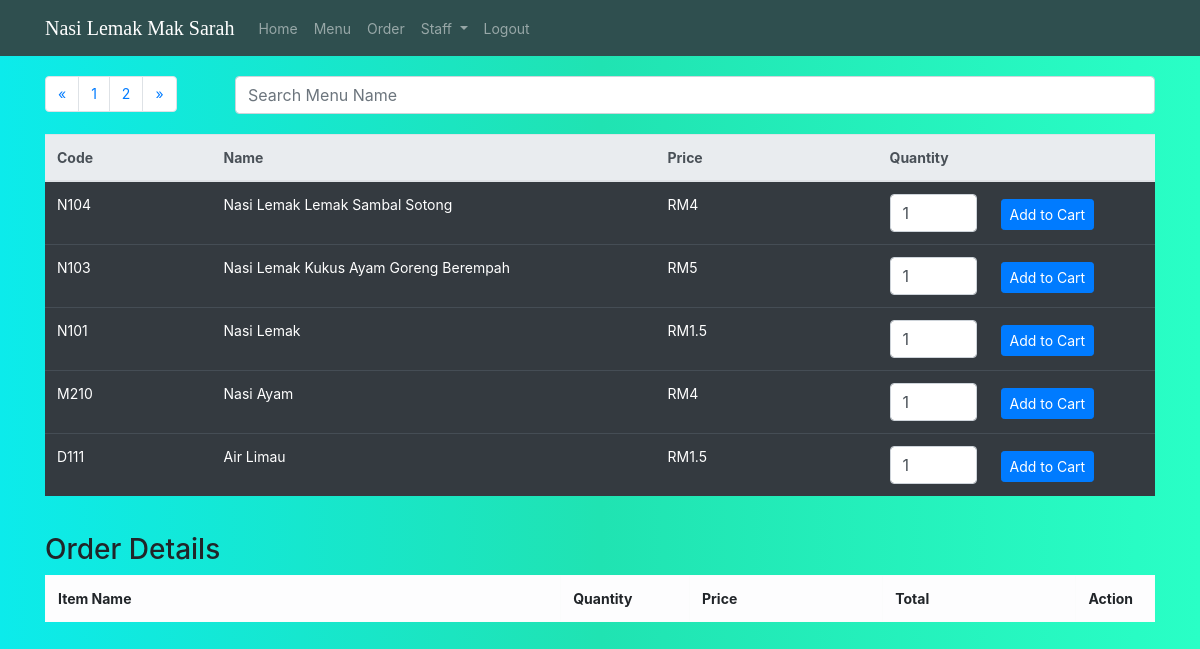
Page /nlms/order.php on the committed database.
### tables this page shows
CREATE TABLE `menu` (
  `MenuID` varchar(5) NOT NULL,
  `MenuName` varchar(50) NOT NULL,
  `MenuPrice` double NOT NULL
);

### nlms/order.php (the view, shortened to what this page needs)
<?php
include 'connection.php';
		$limit = 5;
		$page = isset($_GET['page']) ? $_GET['page'] : 1;
		$result1 = $conn->query("SELECT count(MenuID) AS MenuID FROM menu ");
		$custCount = $result1->fetch_all(MYSQLI_ASSOC);
		$totalPages = $custCount[0]['MenuID'];
		$pages = ceil($totalPages / $limit );
		$Previous = $page - 1;
		$Next = $page + 1;
?>
<!DOCTYPE html>
 <html>
      <head>
		   <link rel="stylesheet" href="bootstrap.min.css">
		   <link rel="stylesheet" href="css/global.css">
      </head>
      <body>
		 <header>
		<?php
			if( $_SESSION['position']='manager'){
				include 'navigationManager.php';
			}
			else{
				include 'navigation.php';
			}
		?>
      </header>
           <div class="container" ">
                <div class="row">
					<div class="col-sm-3 col-md-4 col-lg-1">
						<div class="search-filter">
							<ul class="pagination">
								<li class="page-item">
									<a class="page-link" href="order.php?page=<?=$Previous; ?>" aria-label="Previous">
									<span aria-hidden="true">&laquo;</span>
									</a>
								</li>
								<?php for($i = 1; $i<= $pages; $i++): ?>
									<li class="page-item"><a class="page-link" href="order.php?page=<?=$i; ?>"><?= $i; ?></a></li>
								<?php endfor; ?>
								<li class="page-item">
								<a class="page-link" href="order.php?page=<?=$Next; ?>" aria-label="Next">
									<span aria-hidden="true">&raquo;</span>
								</a>
								</li>
							</ul>
						</div>
					</div>
				<div class="col-sm-1 col-md-1 col-lg-0"></div>
				<div class="col-sm-8 col-md-7 col-lg-10">
					<div class="search-filter">
                        <input class="form-control" id="myInput" type="text" onkeyup="myFunction()" placeholder="Search Menu Name">
                    </div>
				</div>
				</div>
				<table class="table table-hover table-dark" id="myTable" style="margin-top:10px">
					<thead class="thead-light">
                              <tr>
                                <th scope="col" width="15%">Code</th>
                                <th scope="col"width="40%">Name</th>
                                <th scope="col"width="20%">Price</th>
								<th scope="col" width="10%">Quantity</th>
                                <th scope="col" width="15%"></th>
                              </tr>
                            </thead>
                  <?php
                   $limit = 5;
					$page = isset($_GET['page']) ? $_GET['page'] : 1;
					$start = ($page - 1) * $limit;
					$sql = "SELECT * FROM menu ORDER BY MenuID DESC LIMIT $start, $limit";
                    $result = mysqli_query($conn,$sql);
                    if(mysqli_num_rows($result) >0)
                    {
                      while($row = mysqli_fetch_array($result))
                      {
                  ?>
                     <form method="post" action="order.php?action=add&id=<?php echo $row["MenuID"];?>">
                        <tr>
                            <td><?php echo $row['MenuID'];?></td>
                            <td><?php echo $row['MenuName']; ?></td>
                            <td>RM<?php echo $row['MenuPrice'];?></td>
                            <td><input type="text" name="quantity" class="form-control" value="1" /></td>
							<td><input type="submit" name="add_to_cart" style="margin-top:5px;" class="btn btn-sm btn-primary" value="Add to Cart" /> </td>
						</tr>
                     </form>
                  <?php } } ?>
				</table>
                <br />
                <h3>Order Details </h3>
                <div class="table-responsive">
                     <table class="table table-light table-bordered">
                          <tr>
                               <th width="40%">Item Name</th>
                               <th width="10%">Quantity</th>
                               <th width="15%">Price</th>
                               <th width="15%">Total</th>
                               <th width="5%">Action</th>
                          </tr>
                     </table>
                </div>
           </div>
           <br />
      </body>
 </html>

### nlms/css/global.css (style rules this page uses)
body { margin:0; font-size: 14px; background:#0cebeb; background: -webkit-linear-gradient(right,#29ffc6, #20e3b2, #0cebeb); background: -o-linear-gradient(right,#29ffc6, #20e3b2, #0cebeb); background: -moz-linear-gradient(right,#29ffc6, #20e3b2, #0cebeb); background: linear-gradient(right, #29ffc6, #20e3b2, #0cebeb); }
.search-filter { margin-top: 20px; margin-bottom: 10px; }
.search-filter .form-control { position: relative; box-sizing: border-box; height: auto; font-size: 16px; }
.pagination { margin: 0px !important; }

### rows in the picture
menu: MenuID "N104", MenuName "Nasi Lemak Lemak Sambal Sotong", MenuPrice "4"
menu: MenuID "N103", MenuName "Nasi Lemak Kukus Ayam Goreng Berempah", MenuPrice "5"
menu: MenuID "N101", MenuName "Nasi Lemak", MenuPrice "1.5"
menu: MenuID "M210", MenuName "Nasi Ayam", MenuPrice "4"
menu: MenuID "D111", MenuName "Air Limau", MenuPrice "1.5"
